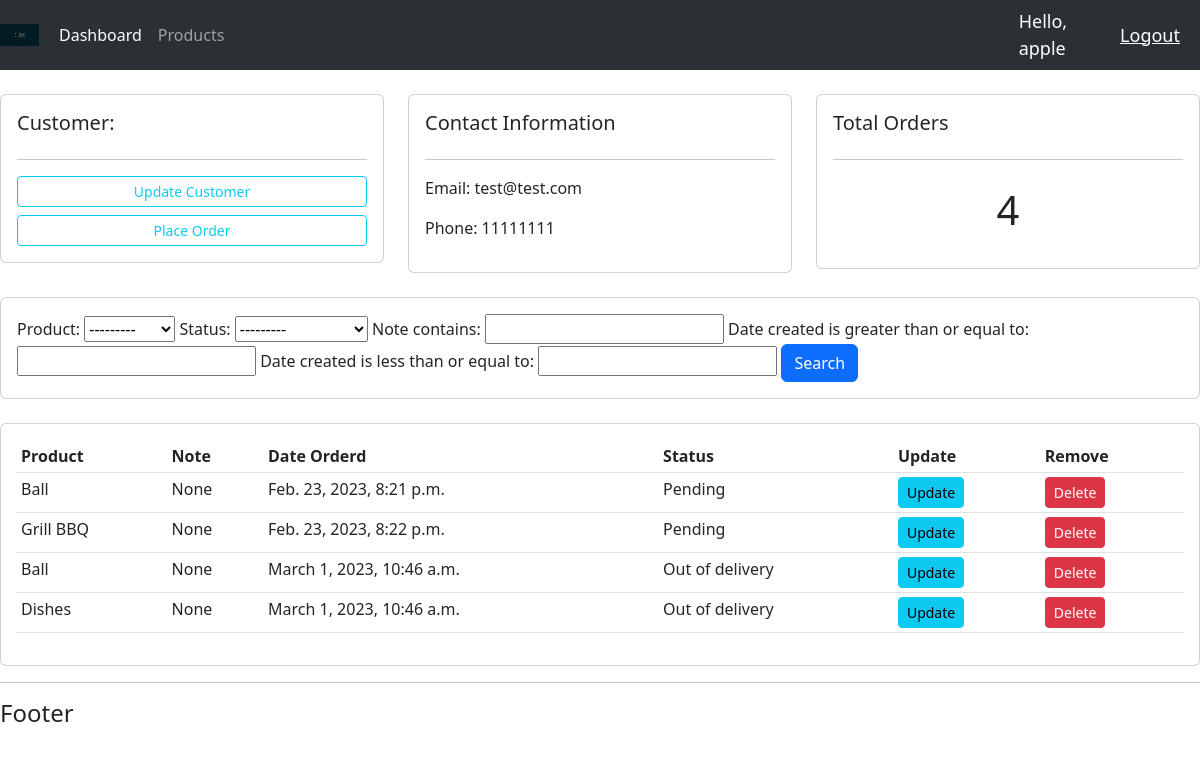
The page /customer/2/ (signed in) on the database its author committed.
### accounts/models.py (models this page shows, shortened)
class Customer (models.Model):
    name = models.CharField(max_length=200, null=True)
    phone = models.CharField(max_length=200, null=True)
    email = models.CharField(max_length=200,null=True)
    date_created = models.DateTimeField(auto_now_add=True, null=True)
    def __str__(self):
        return self.name

class Order (models.Model):
    STATUS = (
        ('Pending', 'Pending'),
        ('Out of delivery', 'Out of delivery'),
        ('Delivered', 'Delivered')
    )
    customer = models.ForeignKey(Customer, null=True, on_delete=models.SET_NULL)
    product = models.ForeignKey(Product, null=True, on_delete=models.SET_NULL)
    date_created = models.DateTimeField(auto_now_add=True, null=True)
    status = models.CharField(max_length=200, null=True, choices=STATUS)
    note = models.CharField(max_length=1000, null=True)

class Product (models.Model):
    CATEGORY = (
        ('Indoor', 'Indoor'),
        ('Out door', 'Out door')
    )
    name = models.CharField(max_length=200, null=True)
    price = models.FloatField(null=True)
    category = models.CharField(max_length=200, null=True, choices=CATEGORY)
    description = models.CharField(max_length=200, null=True, blank=True)
    date_created = models.DateTimeField(auto_now_add=True, null=True)
    tags = models.ManyToManyField(Tag)
    def __str__(self):
        return self.name

### accounts/views.py (the view)
# urls.py: path('customer/<str:pk>/', views.customer, name='customer'),
@login_required(login_url='login')
def customer(request, pk):
    customer = Customer.objects.get(id=pk)
    print(customer)
    orders = customer.order_set.all()
    order_count = orders.count()
    order_filter = OrderFilter(request.GET, queryset=orders)
    orders = order_filter.qs
    context = {'customer': customer,
               'orders': orders, 'order_count': order_count, 'order_filter': order_filter}
    return render(request, 'accounts/customer.html', context)

### accounts/templates/accounts/customer.html
{% extends 'accounts/main.html' %}
{% block content %}
<br>
<div class="row">
    <div class="col-md">
        <div class="card card-body">
            <h5>Customer:</h5>
            <hr>
            <a class="btn btn-outline-info  btn-sm btn-block mb-2" href="">Update Customer</a>
            <a class="btn btn-outline-info  btn-sm btn-block" href="{% url 'create_order' customer.id %}">Place Order</a>
        </div>
    </div>
    <div class="col-md">
        <div class="card card-body">
            <h5>Contact Information</h5>
            <hr>
            <p>Email: {{customer.email}}</p>
            <p>Phone: {{customer.phone}}</p>
        </div>
    </div>
    <div class="col-md">
        <div class="card card-body">
            <h5>Total Orders</h5>
            <hr>
            <h1 style="text-align: center; padding: 10px">{{order_count}}</h1>
        </div>
    </div>
</div>
<br>
<div class="row">
    <div class="col">
        <div class="card card-body">
            <form method="get">
                {{ order_filter.form }}
            <button class="btn btn-primary" type="submit">Search</button>
          </form>
        </div>
    </div>
</div>
<br>
<div class="row">
    <div class="col-md">
        <div class="card card-body">
            <table class="table table-sm">
                <tr>
                    <th>Product</th>
                    <th>Note</th>
                    <th>Date Orderd</th>
                    <th>Status</th>
                    <th>Update</th>
                    <th>Remove</th>
                </tr>
                {% for order in orders %}
                <tr>
                    <td>{{ order.product }}</td>
                    <td>{{ order.note }}</td>
                    <td>{{ order.date_created }}</td>
                    <td>{{ order.status }}</td>
                    <td><a class="btn btn-sm btn-info" href="{% url 'update_order' order.id %}">Update</a></td>
                    <td><a class="btn btn-sm btn-danger" href="{% url 'delete_order' order.id %}">Delete</a></td>
                </tr>
                {% endfor %}
            </table>
        </div>
    </div>
</div>
{% endblock %}

### accounts/templates/accounts/navbar.html (shortened to what this page needs)
{% load static %}
<nav class="navbar navbar-expand-lg bg-body-tertiary" data-bs-theme="dark">
  <img src="{% static 'images/logo.png' %}" style="width: 4vw; min-width: 3px;"/>
  <div class="container-fluid">
    <div class="collapse navbar-collapse" id="navbarNav">
      <ul class="navbar-nav">
        <li class="nav-item">
          <a class="nav-link active" aria-current="page" href="{% url 'home' %}">Dashboard</a>
        </li>
        <li class="nav-item">
          <a class="nav-link" href="{% url 'products' %}">Products</a>
        </li>
      </ul>
    </div>
  </div>
  <span class="hello-msg">Hello, {{request.user}}</span>
  <span><a class="hello-msg" href="{% url 'logout' %}">Logout</a></span>
</nav>

### static/css/main.css (style rules this page uses)
body { background-color: #ebeff5; }

### accounts/templates/accounts/navbar.html (style rules this page uses)
.hello-msg { font-size: 18px; color: #fff; margin-right: 20px; }

### rows shown on the page
Customer: email "test@test.com", phone "11111111"
Order: product "Ball", note "None", date_created "Feb. 23, 2023, 8:21 p.m.", status "Pending"
Order: product "Grill BBQ", note "None", date_created "Feb. 23, 2023, 8:22 p.m.", status "Pending"
Order: product "Ball", note "None", date_created "March 1, 2023, 10:46 a.m.", status "Out of delivery"
Order: product "Dishes", note "None", date_created "March 1, 2023, 10:46 a.m.", status "Out of delivery"

### other values the page prints
{{ request.user }} "apple"
{{ order_count }} "4"
